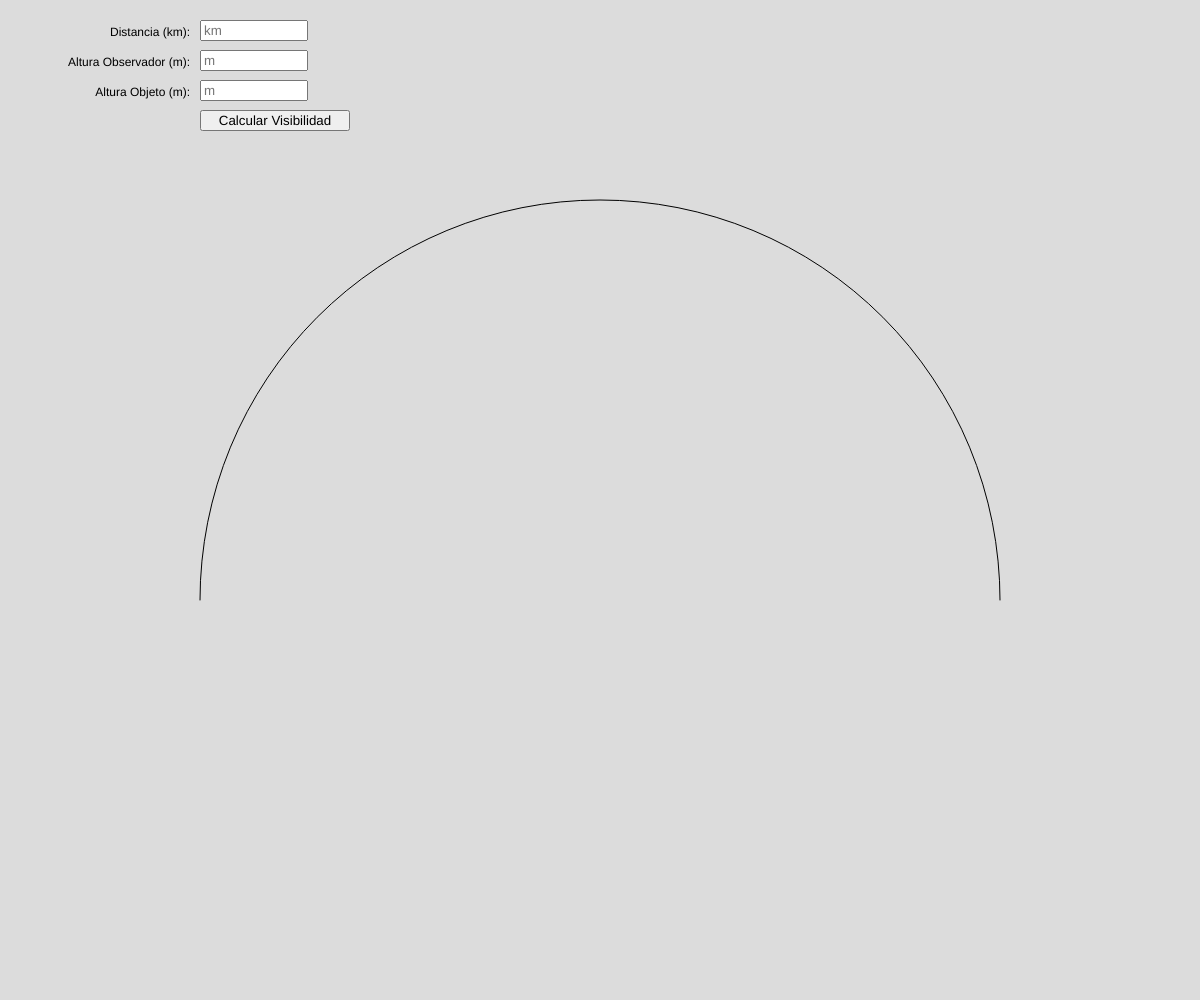
Frame 1 (no input)
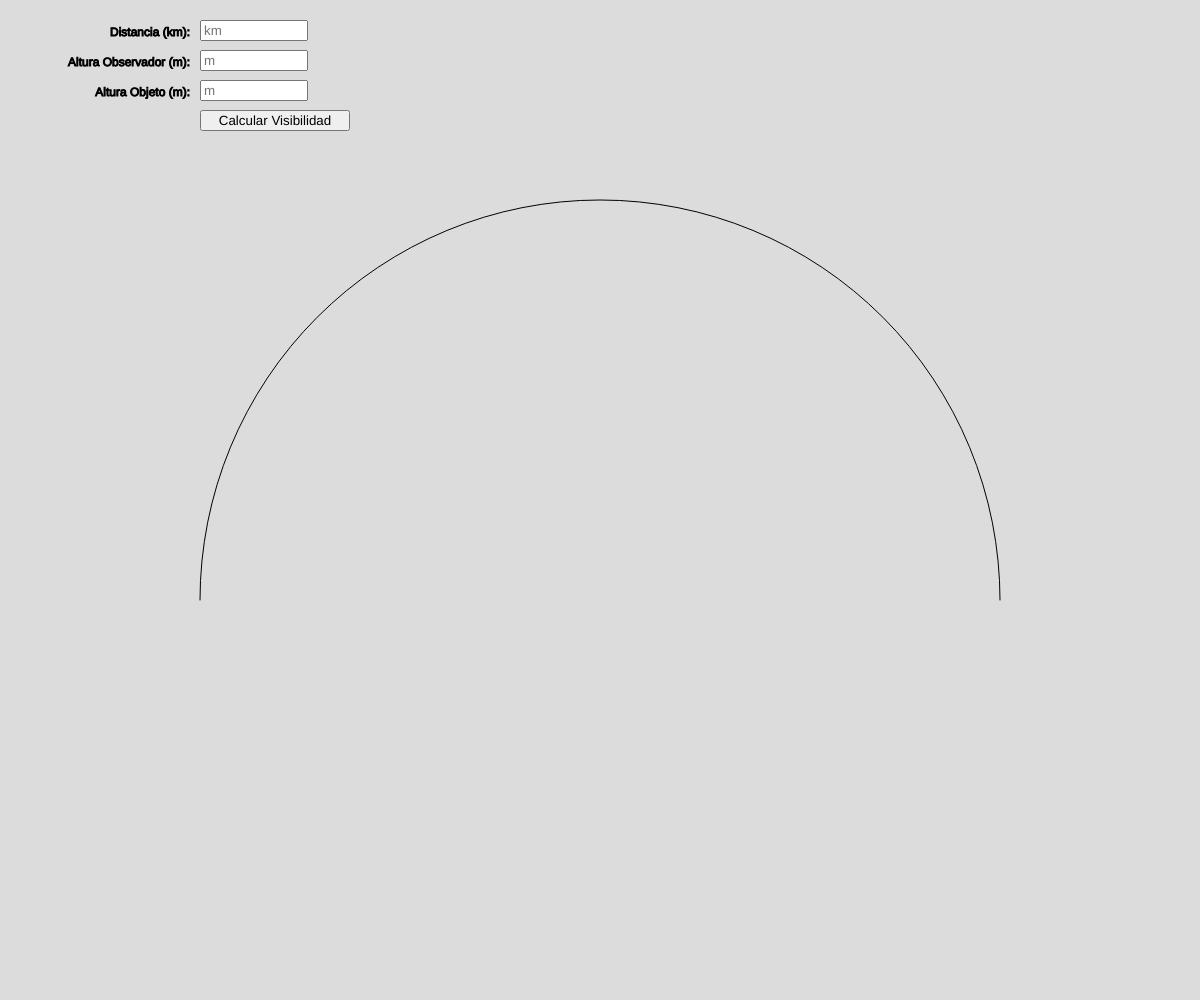
Frame 2 (the mouse pressed at the canvas centre, redrawn once)

The p5.js sketch that drew these frames (run headless with seeded random() and noise() and a simulated clock; the mouse was pressed at the canvas centre and the sketch redrawn once):

// p5.js sketch
// ── sketch.js
let distancia;
let alturaObservador;
let alturaObjeto;
let escalaVisual = 1;
// Ya no escalamos la altura directamente para el dibujo de las figuras,
// usamos tamaños visuales fijos o condicionales.
// escalaAlturaVisual = 20; // Comentamos o eliminamos esta línea si no se usa más para el dibujo directo

let objetoOculto = false;
let mensajeVisibilidad = ''; // Se usará para mostrar el resultado o mensajes de error
let radioVisualTierra = 400; // Representa el radio de la Tierra escalado en píxeles
const RADIO_REAL_TIERRA_KM = 6371; // Radio real de la Tierra en km
let centroX, centroY;

let inputDistancia, inputAlturaObservador, inputAlturaObjeto, botonCalcular;

function setup() {
  // Aumentamos el tamaño del lienzo para dar espacio a los controles y el dibujo
  createCanvas(windowWidth, windowHeight);

  // Posición del centro de la circunferencia de la Tierra en el lienzo
  centroX = width / 2;
  // Ajustamos centroY para que el arco de la Tierra esté por debajo de los controles.
  centroY = 600;

  // Creamos elementos de entrada y botón DOM
  // Los posicionamos explícitamente dentro del área del lienzo (relativo al body)
  // Usamos position() para colocarlos en la esquina superior izquierda del lienzo

  // Posición para la etiqueta dibujada y el campo de entrada de Distancia
  let inputDistanciaY = 20;
  inputDistancia = createInput('');
  inputDistancia.position(200, inputDistanciaY); // Posicionamos a la derecha de la etiqueta
  inputDistancia.attribute('placeholder', 'km');
  inputDistancia.size(100); // Ajustar tamaño

  // Posición para la etiqueta dibujada y el campo de entrada de Altura Observador
  let inputAlturaObservadorY = 50;
  inputAlturaObservador = createInput('');
  inputAlturaObservador.position(200, inputAlturaObservadorY); // Posicionamos a la derecha de la etiqueta
  inputAlturaObservador.attribute('placeholder', 'm');
  inputAlturaObservador.size(100); // Ajustar tamaño

  // Posición para la etiqueta dibujada y el campo de entrada de Altura Objeto
  let inputAlturaObjetoY = 80;
  inputAlturaObjeto = createInput('');
  inputAlturaObjeto.position(200, inputAlturaObjetoY); // Posicionamos a la derecha de la etiqueta
  inputAlturaObjeto.attribute('placeholder', 'm');
  inputAlturaObjeto.size(100); // Ajustar tamaño

  // Posición para el botón
  let botonCalcularY = 110;
  botonCalcular = createButton('Calcular Visibilidad');
  botonCalcular.position(200, botonCalcularY); // Posicionamos debajo de los campos
  botonCalcular.mousePressed(calcularVisibilidadVisual);
  botonCalcular.size(150); // Ajustar tamaño

  // Configuración de texto global para el canvas
  textSize(12);

  // Detenemos el bucle draw() inicialmente.
  noLoop();
}

function draw() {
  background(220); // Dibuja el fondo en cada frame

  // --- Dibujar elementos estáticos (siempre visibles) ---

  // Dibujar etiquetas para los campos de entrada en el canvas
  fill(0);
  textAlign(RIGHT, CENTER); // Alineamos el texto a la derecha y centrado verticalmente
  let labelX = 190; // Posición X para el final de las etiquetas
  let estimatedInputHeight = 25; // Usamos una altura estimada para los inputs

  text("Distancia (km):", labelX, inputDistancia.y + estimatedInputHeight / 2);
  text("Altura Observador (m):", labelX, inputAlturaObservador.y + estimatedInputHeight / 2);
  text("Altura Objeto (m):", labelX, inputAlturaObjeto.y + estimatedInputHeight / 2);

  // Restaurar alineación de texto por defecto
  textAlign(LEFT, TOP);
  fill(0); // Restaurar color de relleno para texto

  // Dibujar la media circunferencia de la Tierra (parte superior)
  stroke(0);
  noFill();
  // Dibujamos el arco de -PI a 0 (la parte superior del círculo).
  arc(centroX, centroY, radioVisualTierra * 2, radioVisualTierra * 2, -PI, 0);

  // --- Dibujar elementos dinámicos (solo después de un cálculo válido) ---

  // Guardamos el estado inicial de las variables numéricas antes del cálculo
  // para saber si se actualizaron con valores válidos.
  let distanciaValida = !isNaN(distancia);
  let alturaObservadorValida = !isNaN(alturaObservador);
  let alturaObjetoValida = !isNaN(alturaObjeto);

  // Solo dibujamos las figuras, líneas y textos adicionales si los valores son válidos
  if (distanciaValida && alturaObservadorValida && alturaObjetoValida) {

    // --- Calcular Posiciones VISUALES para el Dibujo ---
    // NOTA: Estas posiciones son para el diseño visual y no están estrictamente
    // escaladas a la 'distancia' de entrada. La 'distancia' de entrada SÓLO
    // se usa para el cálculo de visibilidad.

    // Posición horizontal fija para el observador (a la izquierda del centro)
    let observadorBaseX = centroX - 80; // Ajusta este valor para mover al observador
    // Calcular la posición vertical (Y) en la curva del arco para este X
    let observadorBaseY = centroY - sqrt(max(0, radioVisualTierra * radioVisualTierra - (observadorBaseX - centroX) * (observadorBaseX - centroX)));
    // Calcular el ángulo radial en la base del observador (necesario para la orientación del objeto si está rotado)
    let observadorAngulo = atan2(observadorBaseY - centroY, observadorBaseX - centroX);


    // Posición horizontal fija para el objeto (a la derecha del centro)
    let objetoBaseX = centroX + 150; // Ajusta este valor para mover el objeto
     // Calcular la posición vertical (Y) en la curva del arco para este X
    let objetoBaseY = centroY - sqrt(max(0, radioVisualTierra * radioVisualTierra - (objetoBaseX - centroX) * (objetoBaseX - centroX)));
     // Calcular el ángulo radial en la base del objeto (necesario para la orientación del objeto)
    let anguloObjeto = atan2(objetoBaseY - centroY, objetoBaseX - centroX);


    // --- Dibujar las figuras y elementos ---

    // Dibujar al observador (rectángulo negro de tamaño fijo) y obtener la posición de su "ojo"
    let obsEyeCoords = drawObserver(observadorBaseX, observadorBaseY); // Ya no pasamos alturaObservador para el tamaño visual

    // Dibujar el objeto (rectángulo rojo inclinado con altura visual condicional)
    // drawObject rota para estar de pie sobre la curva y AJUSTA SU ALTURA VISUAL
    // según si está oculto o visible.
    drawObject(objetoBaseX, objetoBaseY, anguloObjeto, objetoOculto); // Ya no pasamos alturaObjeto para el tamaño visual

    // Dibujar la línea visual del observador (horizontal azul) - empieza desde las coordenadas del ojo
    // Esta línea es SÓLO la horizontal local del observador para referencia.
    // No representa la línea de visión real al objeto.
    drawObserverLineOfSight(obsEyeCoords.x, obsEyeCoords.y);

    // Dibujar las etiquetas principales "Observador" y "Objeto observado"
    fill(0); // Texto negro
    textSize(12);
    textAlign(CENTER, TOP); // Alinear el centro horizontal del texto con el punto base, y la parte superior del texto con la Y
    text("Observador", observadorBaseX, observadorBaseY + 10); // Posicionado debajo de la base del observador
    text("Objeto observado", objetoBaseX, objetoBaseY + 10); // Posicionado debajo de la base del objeto


    // Mostrar información de texto adicional (Distancia Input y Caída)
    fill(0);
    textAlign(LEFT, TOP); // Restaurar alineación para esta área
    let infoTextY = 150; // Posición Y para la primera línea de info
    text(`Distancia (input): ${distancia.toFixed(2)} km`, 20, infoTextY);
    text(`Caída (aprox): ${0.0785 * pow(distancia, 2).toFixed(2)} m`, 20, infoTextY + 20); // Segunda línea 20px más abajo

    // **NUEVA POSICIÓN:** Mostrar el mensaje de visibilidad justo debajo de la caída
    if (mensajeVisibilidad !== '') { // Solo dibujar si hay un mensaje establecido
        if (objetoOculto) {
            fill(255, 0, 0); // Rojo para oculto
        } else {
            fill(0, 100, 0); // Verde para visible
        }
        textSize(20); // Tamaño de texto más grande para el resultado principal
        textAlign(LEFT, TOP); // Alineación LEFT, TOP
        text(mensajeVisibilidad, 20, infoTextY + 40); // 40px debajo de la primera línea de info (20px debajo de la caída)
        textSize(12); // Restaurar tamaño de texto
    }

  } else if (mensajeVisibilidad !== '') {
      // **POSICIÓN PARA MENSAJE DE ERROR:** Si los datos NO son válidos pero hay un mensaje (de error)
      fill(255, 0, 0); // Rojo para errores
      textSize(20); // Tamaño de texto más grande para el error
      textAlign(LEFT, BOTTOM); // Alinear a la parte inferior izquierda
      text(mensajeVisibilidad, 20, height - 10); // Mostrar en la parte inferior
      textSize(12); // Restaurar tamaño de texto
      textAlign(LEFT, TOP); // Restaurar alineación
  }
   // Si no hay datos válidos Y no hay mensaje (estado inicial), no se dibuja nada dinámico.
}

// Función para dibujar el observador (rectángulo negro vertical de tamaño fijo)
// baseX, baseY: Coordenadas en la superficie de la Tierra escalada donde están los pies
// Devuelve las coordenadas (x, y) del "ojo" del observador (parte superior central)
function drawObserver(baseX, baseY) {
  push(); // Guardar la configuración de estilo de dibujo actual

  let fixedVisualHeight = 50; // Altura visual fija del observador en píxeles
  let obsWidth = 15; // Ancho del rectángulo del observador en píxeles
  let topY = baseY - fixedVisualHeight; // La parte superior está verticalmente encima de la base en coords de pantalla

  // Dibujar el rectángulo del observador
  fill(0); // Negro
  noStroke();
  // rect(x, y, width, height) - y es la esquina superior izquierda
  rect(baseX - obsWidth / 2, topY, obsWidth, fixedVisualHeight);

  pop(); // Restaura la configuración de estilo de dibujo anterior

  // Devolver las coordenadas de la parte superior central (ojo) para la línea de visión
  return { x: baseX, y: topY };
}

// Función para dibujar el objeto (rectángulo rojo inclinado)
// Ajusta su altura visual según si está oculto o visible.
// baseX, baseY: Coordenadas en la superficie de la Tierra escalada donde está la base
// angle: Ángulo radial (en radianes) desde el centro de la Tierra al punto base
// isHidden: Booleano que indica si el objeto está oculto según el cálculo
function drawObject(baseX, baseY, angle, isHidden) {
  push(); // Guardar la configuración de estilo de dibujo actual

  let objectWidth = 25; // Ancho del rectángulo del objeto en píxeles
  let visualHeight; // La altura que realmente vamos a dibujar

  if (isHidden) {
      // Si está oculto, dibujamos un objeto corto
      visualHeight = 20; // Altura visual fija cuando está oculto (en píxeles)
  } else {
      // Si está visible, dibujamos un objeto más alto que debería
      // interceptar o superar la línea horizontal del observador
      visualHeight = 70; // Altura visual fija cuando está visible (en píxeles)
      // Ajustar visualHeight si 70px no parece suficiente para cruzar la horizontal
      // en las posiciones fijas actuales. Puede ser necesario un valor mayor.
      // O si queremos que sea justo por encima, quizás ~60px dependiendo de la escala general.
      // Experimenta con este valor:
      // visualHeight = 60; // O prueba con este valor
  }


  // Para que el objeto esté "de pie" sobre la curva, debemos rotarlo
  // de modo que su eje vertical coincida con la línea radial desde el centro de la Tierra.
  // El ángulo radial es 'angle'. El ángulo perpendicular a la superficie (para la orientación "arriba") es angle + HALF_PI.
  // Vamos a rotar el lienzo en torno a la base del objeto.
  translate(baseX, baseY); // Mover el origen al punto base del objeto
  rotate(angle + HALF_PI); // Rotar el lienzo para alinear el eje Y local con la línea radial

  // Dibujar el rectángulo del objeto. Ahora, el eje Y local apunta radialmente hacia afuera.
  // Dibujamos el rectángulo con su base en (0,0) y extendiéndose hacia arriba (en el eje Y local).
  // rect(x, y, width, height) - y es la esquina superior izquierda.
  // Queremos que la base central esté en (0,0), así que la esquina superior izquierda será (-objectWidth/2, -visualHeight).
  fill(255, 0, 0); // Rojo
  noStroke();
  rect(-objectWidth / 2, -visualHeight, objectWidth, visualHeight);

  pop(); // Restaura la configuración de estilo de dibujo anterior
}

// Función para dibujar la línea visual horizontal del observador
// startX, startY: Coordenadas de inicio de la línea (ojo del observador)
function drawObserverLineOfSight(startX, startY) {
    push();
    stroke(0, 0, 255); // Línea azul
    strokeWeight(1);
    let lineLength = 300; // Longitud de la línea horizontal en píxeles
    line(startX, startY, startX + lineLength, startY); // Línea recta horizontal hacia la derecha

    // Dibujar la etiqueta para la línea
    fill(0, 0, 255); // Texto azul
    textSize(12);
    textAlign(LEFT, BOTTOM); // Alinear el texto para que su esquina inferior izquierda esté en el punto
    text("Línea visual del observador", startX, startY - 5); // Posicionar ligeramente encima de la línea
    pop();
}


function calcularVisibilidadVisual() {
  // Obtenemos los valores de los campos de entrada
  distancia = parseFloat(inputDistancia.value());
  alturaObservador = parseFloat(inputAlturaObservador.value());
  alturaObjeto = parseFloat(inputAlturaObjeto.value());

  // Validamos las entradas
  if (isNaN(distancia) || isNaN(alturaObservador) || isNaN(alturaObjeto) || distancia < 0 || alturaObservador < 0 || alturaObjeto < 0) {
    mensajeVisibilidad = 'Error: Ingrese valores numéricos válidos y no negativos.';
    objetoOculto = true; // Considerar como oculto en caso de error (para el color del mensaje)
    // Reiniciamos las variables numéricas a undefined
    // para que el bloque de dibujo de figuras en draw() no se ejecute.
    distancia = undefined; // Reset these to make the drawing condition false
    alturaObservador = undefined;
    alturaObjeto = undefined;

    // No llamamos a redraw aquí, draw() se llamará después por el loop (aunque noLoop() esté activado)
    // o en la siguiente llamada a redraw() causada por un input válido.
    // La lógica en draw ahora maneja el mensaje de error cuando los inputs son NaN.

  } else {
     // Si los inputs son válidos, procedemos con el cálculo
     // Determinamos si el objeto está oculto basado en la distancia combinada al horizonte.
     // La distancia al horizonte para una altura h (en metros) es aprox d = 3.57 * sqrt(h) km.
     // La distancia combinada al horizonte para observador y objeto es d_obs + d_obj.
     // Si la distancia entre ellos es mayor que esta suma, están ocultos.

     let distHorizonteObservador = 3.57 * sqrt(alturaObservador); // Distancia al horizonte para el observador en km
     let distHorizonteObjeto = 3.57 * sqrt(alturaObjeto); // Distancia al horizonte para el objeto en km

     if (distancia > (distHorizonteObservador + distHorizonteObjeto)) {
       objetoOculto = true;
       mensajeVisibilidad = '¡Objeto OCULTO!';
     } else {
       objetoOculto = false;
       mensajeVisibilidad = '¡Objeto VISIBLE!';
     }
     // Los valores de distancia, alturaObservador, alturaObjeto son válidos y se mantienen.
     // Esto permitirá que el bloque de dibujo de figuras en draw() se ejecute.
  }

  // Llamamos a redraw() al final de la función de cálculo.
  // Esto fuerza a draw() a ejecutarse una vez para actualizar la pantalla
  // con las nuevas variables de estado (mensajeVisibilidad, objetoOculto,
  // y las variables numéricas que controlan el dibujo de figuras).
  redraw();
}

// Se llama automáticamente cuando la ventana se redimensiona
function windowResized() {
  // Redimensiona el canvas para que coincida con el nuevo tamaño de la ventana
  resizeCanvas(windowWidth, windowHeight);
  // Recalcula el centro horizontal del canvas
  centroX = width / 2;
  // centroY se mantiene fijo en 600px desde arriba
  // Forzar un redibujo para actualizar los elementos en las nuevas dimensiones
  redraw();
}
